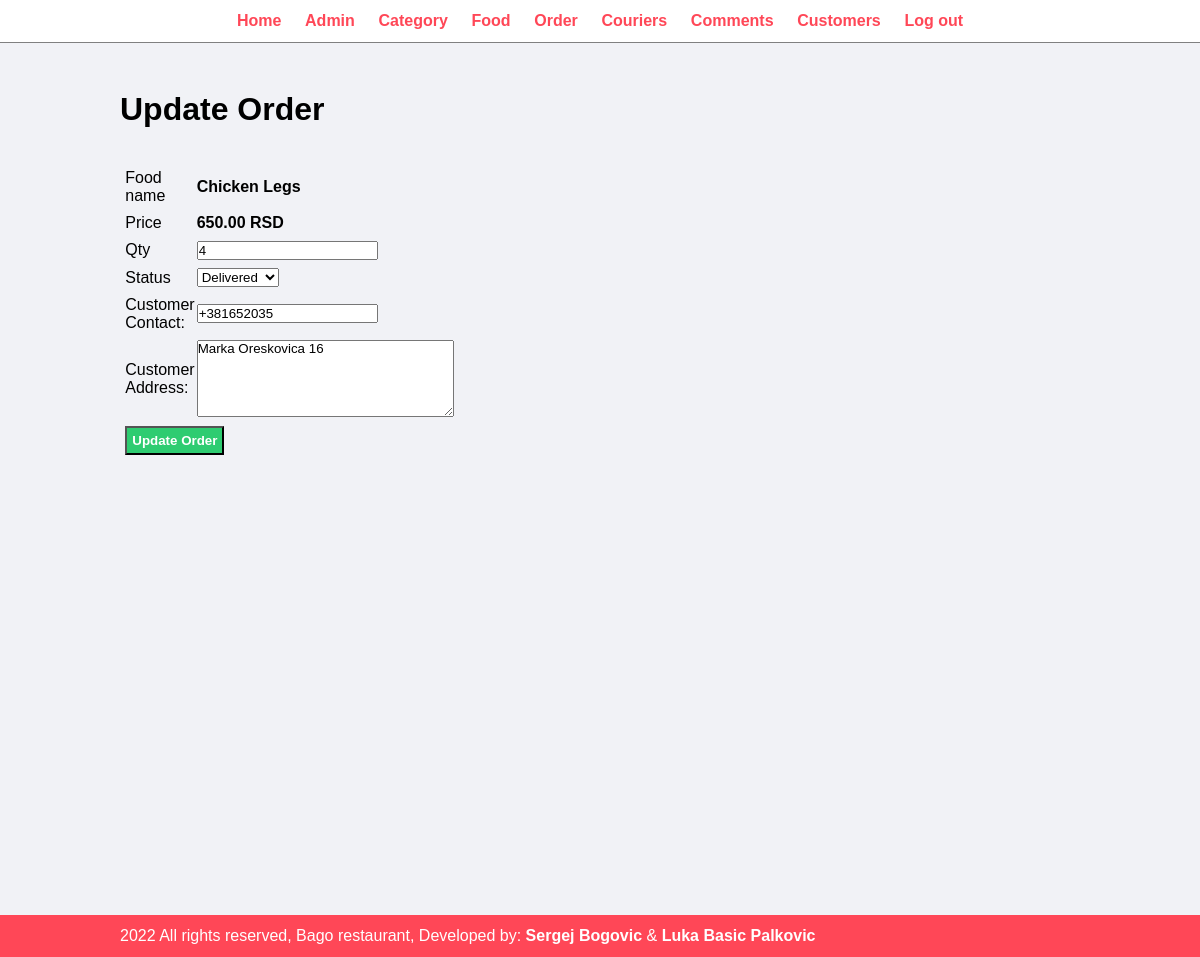
The app's page /admin/update-order.php?id=11 (signed in) with its own data.
### tables this page shows
CREATE TABLE `tbl_order` (
  `id` int(11) NOT NULL,
  `food` varchar(255) NOT NULL,
  `price` decimal(10, 2) NOT NULL,
  `qty` int(11) NOT NULL,
  `total` decimal(10, 2) NOT NULL,
  `order_date` datetime NOT NULL,
  `status` varchar(255) NOT NULL,
  `customer_name` varchar(255) NOT NULL,
  `customer_contact` varchar(255) NOT NULL,
  `customer_address` text NOT NULL
);

### admin/update-order.php (the view, shortened to what this page needs)
<?php include('partials/menu.php'); ?>
<div class="main-content">
    <div class="wrapper">
        <h1>Update Order</h1>
        <br><br>
        <?php
        if (isset($_GET['id'])) {
            $id = $_GET['id'];
            $sql = "SELECT * FROM tbl_order WHERE id = $id";
            $res = mysqli_query($conn, $sql);
            $count = mysqli_num_rows($res);
            if ($count == 1) {
                $row = mysqli_fetch_assoc($res);
                $food = $row['food'];
                $price = $row['price'];
                $qty = $row['qty'];
                $status = $row['status'];
                $customer_contact = $row['customer_contact'];
                $customer_address = $row['customer_address'];
            } else {
                header('location:' . SITEURL . 'admin/manage-order.php');
            }
        } else {
            header('location:' . SITEURL . 'admin/manage-order.php');
        }
        ?>
        <form action="" method="POST">
            <table class="tbl-30">
                <tr>
                    <td>Food name</td>
                    <td><b><?php echo $food; ?></b></td>
                </tr>
                <tr>
                    <td>Price</td>
                    <td>
                        <b><?php echo $price; ?> RSD</b>
                    </td>
                </tr>
                <tr>
                    <td>Qty</td>
                    <td> <input type="number" name="qty" value="<?php echo $qty; ?>"></td>
                </tr>
                <tr>
                    <td>Status</td>
                    <td>
                        <select name="status">
                            <option <?php if ($status == "Delivered") {
                                        echo "selected";
                                    } ?> value="Delivered">Delivered</option>
                        </select>
                    </td>
                </tr>
                <tr>
                    <td>Customer Contact:</td>
                    <td>
                        <input type="text" name="customer_contact" value="<?php echo $customer_contact; ?>">
                    </td>
                </tr>
                <tr>
                    <td>Customer Address:</td>
                    <td>
                        <textarea name="customer_address" cols="30" rows="5"><?php echo $customer_address; ?></textarea>
                    </td>
                </tr>
                <tr>
                    <td colspan="2">
                        <input type="submit" name="submit" value="Update Order" class="btn-secondary">
                    </td>
                </tr>
            </table>
        </form>
    </div>
</div>
<?php include('partials/footer.php'); ?>

### adminstyle/admin.css (style rules this page uses)
* { margin: 0; padding: 0; font-family: Arial, Helvetica, sans-serif; }
.wrapper { padding: 1%; width: 80%; margin: 0 auto; }
table tr td { padding: 1%; }
.tbl-30 { width: 30%; }
.btn-secondary { background-color: #2ecc71; padding: 1%; color: white; text-decoration: none; font-weight: bold; padding: 5px; }
.main-content { background-color: #f1f2f6; padding: 3% 0; position: relative; min-height: 100vh; }

### records on screen
tbl_order: food "Chicken Legs", price "650.00", qty "4", status "Delivered", customer_contact "+381652035", customer_address "Marka Oreskovica 16"
